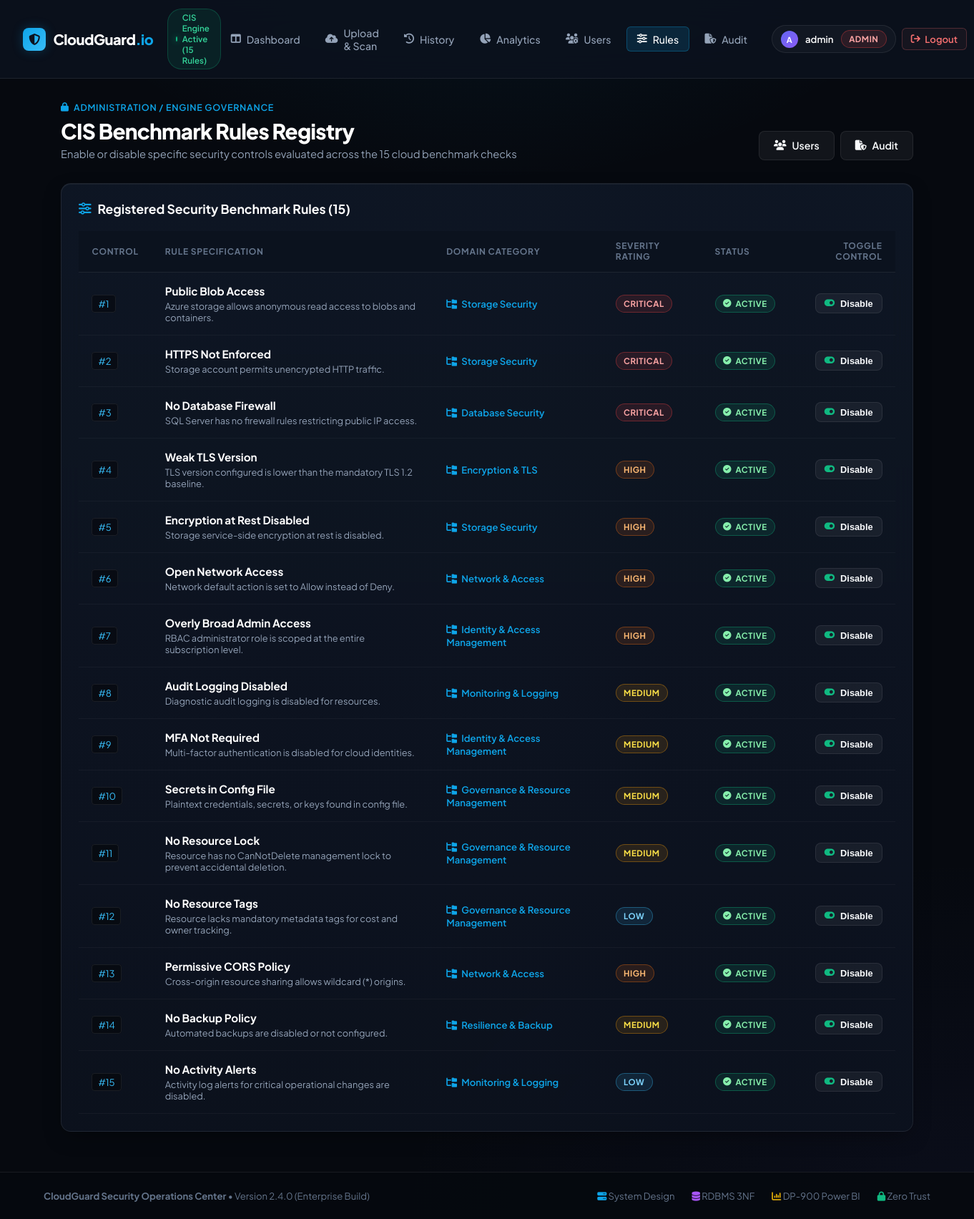
/admin/rules (signed in), run on the app's committed database.
### tables this page shows
CREATE TABLE rules (
    rule_id INTEGER PRIMARY KEY AUTOINCREMENT,
    rule_name TEXT NOT NULL,
    description TEXT,
    severity TEXT NOT NULL,
    fix_guidance TEXT,
    is_active INTEGER DEFAULT 1,
    category_id INTEGER REFERENCES rule_categories(category_id)
);

CREATE TABLE rule_categories (
    category_id INTEGER PRIMARY KEY AUTOINCREMENT,
    category_name TEXT NOT NULL
);

### routes/admin.py (the view)
@admin_bp.route("/rules")
@admin_required
def rules():
    db = get_db()
    rules_list = db.execute(
        """SELECT r.*, c.category_name
           FROM rules r
           LEFT JOIN rule_categories c ON r.category_id = c.category_id
           ORDER BY r.rule_id ASC"""
    ).fetchall()
    return render_template("admin/rules.html", rules=rules_list)

### models/db.py (called while the page is built)
def get_db():
    if "db" not in g:
        g.db = sqlite3.connect(current_app.config["DATABASE"])
        g.db.row_factory = sqlite3.Row
        g.db.execute("PRAGMA foreign_keys = ON")
    return g.db

### routes/auth.py (called while the page is built)
def admin_required(f):
    @wraps(f)
    def wrapper(*args, **kwargs):
        if "user_id" not in session:
            flash("Please log in first.", "warning")
            return redirect(url_for("auth.login"))
        if session.get("role") != "admin":
            flash("Admin access required.", "danger")
            return redirect(url_for("scans.dashboard"))
        return f(*args, **kwargs)
    return wrapper

### templates/admin/rules.html (shortened to what this page needs)
{% extends "base.html" %}
{% block content %}
<div class="page-hero">
    <div>
        <div class="breadcrumb">
            <i class="fa-solid fa-lock"></i> Administration / Engine Governance
        </div>
        <h1 class="page-title">CIS Benchmark Rules Registry</h1>
        <p class="page-subtitle">Enable or disable specific security controls evaluated across the 15 cloud benchmark checks</p>
    </div>
    <div style="display: flex; gap: 0.5rem;">
        <a href="{{ url_for('admin.users') }}" class="btn-action btn-ghost"><i class="fa-solid fa-users"></i> Users</a>
        <a href="{{ url_for('admin.audit') }}" class="btn-action btn-ghost"><i class="fa-solid fa-file-shield"></i> Audit</a>
    </div>
</div>
<div class="glass-card">
    <div class="card-title-bar">
        <div class="card-heading">
            <i class="fa-solid fa-sliders" style="color: var(--azure);"></i>
            <span>Registered Security Benchmark Rules ({{ rules|length }})</span>
        </div>
    </div>
    <div class="table-shell">
        <table class="enterprise-table">
            <thead>
                <tr>
                    <th style="width: 70px;">Control</th>
                    <th>Rule Specification</th>
                    <th>Domain Category</th>
                    <th>Severity Rating</th>
                    <th>Status</th>
                    <th style="text-align: right;">Toggle Control</th>
                </tr>
            </thead>
            <tbody>
                {% for r in rules %}
                <tr>
                    <td><span class="code-pill">#{{ r['rule_id'] }}</span></td>
                    <td>
                        <strong style="color: #fff; font-size: 0.95rem;">{{ r['rule_name'] }}</strong>
                        <div style="color: var(--text-secondary); font-size: 0.8rem; margin-top: 0.25rem; max-width: 520px;">
                            {{ r['description'] }}
                        </div>
                    </td>
                    <td>
                        <span style="color: var(--azure); font-size: 0.82rem; font-weight: 600;">
                            <i class="fa-solid fa-folder-tree" style="margin-right: 0.25rem;"></i> {{ r['category_name'] or 'General' }}
                        </span>
                    </td>
                    <td>
                        <span class="status-pill pill-{{ r['severity']|lower }}">
                            {{ r['severity'] }}
                        </span>
                    </td>
                    <td>
                        {% if r['is_active'] == 1 %}
                            <span class="status-pill pill-clean"><i class="fa-solid fa-circle-check"></i> Active</span>
                        {% else %}
                            <span class="status-pill pill-critical"><i class="fa-solid fa-circle-pause"></i> Disabled</span>
                        {% endif %}
                    </td>
                    <td style="text-align: right;">
                        <form action="{{ url_for('admin.toggle_rule', rule_id=r['rule_id']) }}" method="POST" style="display: inline;">
                            {% if r['is_active'] == 1 %}
                                <button type="submit" class="btn-action btn-ghost" style="padding: 0.35rem 0.75rem; font-size: 0.8rem;">
                                    <i class="fa-solid fa-toggle-on" style="color: var(--clean);"></i> Disable
                                </button>
                            {% else %}
                                <button type="submit" class="btn-action btn-azure" style="padding: 0.35rem 0.75rem; font-size: 0.8rem;">
                                    <i class="fa-solid fa-toggle-off"></i> Enable
                                </button>
                            {% endif %}
                        </form>
                    </td>
                </tr>
                {% endfor %}
            </tbody>
        </table>
    </div>
</div>
{% endblock %}

### templates/base.html (shortened to what this page needs)
<!DOCTYPE html>
<html lang="en">
<head>
    <link rel="stylesheet" href="https://cdnjs.cloudflare.com/ajax/libs/font-awesome/6.5.1/css/all.min.css">
        <link rel="stylesheet" href="{{ url_for('static', filename='css/style.css') }}?v=2.4">
</head>
<body>
    <nav class="enterprise-nav">
        <div class="brand-wrapper">
            <a href="{{ url_for('scans.dashboard') if session.get('user_id') else url_for('auth.login') }}" class="brand-logo">
                <div class="logo-shield">
                    <i class="fa-solid fa-shield-halved"></i>
                </div>
                <span>CloudGuard<span style="color: var(--azure);">.io</span></span>
            </a>
            <div class="status-beacon">
                <span>CIS Engine Active (15 Rules)</span>
            </div>
        </div>
        <ul class="nav-menu">
            {% if session.get('user_id') %}
                <li>
                    <a href="{{ url_for('scans.dashboard') }}" class="nav-link {% if request.endpoint == 'scans.dashboard' %}active{% endif %}">
                        <i class="fa-solid fa-table-columns"></i> Dashboard
                    </a>
                </li>
                <li>
                    <a href="{{ url_for('scans.upload') }}" class="nav-link {% if request.endpoint == 'scans.upload' %}active{% endif %}">
                        <i class="fa-solid fa-cloud-arrow-up"></i> Upload & Scan
                    </a>
                </li>
                <li>
                    <a href="{{ url_for('scans.history') }}" class="nav-link {% if request.endpoint == 'scans.history' %}active{% endif %}">
                        <i class="fa-solid fa-clock-rotate-left"></i> History
                    </a>
                </li>
                <li>
                    <a href="{{ url_for('analytics.analytics') }}" class="nav-link {% if request.endpoint == 'analytics.analytics' %}active{% endif %}">
                        <i class="fa-solid fa-chart-pie"></i> Analytics
                    </a>
                </li>
                {% if session.get('role') == 'admin' %}
                    <li>
                        <a href="{{ url_for('admin.users') }}" class="nav-link {% if request.endpoint == 'admin.users' %}active{% endif %}">
                            <i class="fa-solid fa-users-gear"></i> Users
                        </a>
                    </li>
                    <li>
                        <a href="{{ url_for('admin.rules') }}" class="nav-link {% if request.endpoint == 'admin.rules' %}active{% endif %}">
                            <i class="fa-solid fa-sliders"></i> Rules
                        </a>
                    </li>
                    <li>
                        <a href="{{ url_for('admin.audit') }}" class="nav-link {% if request.endpoint == 'admin.audit' %}active{% endif %}">
                            <i class="fa-solid fa-file-shield"></i> Audit
                        </a>
                    </li>
                {% endif %}
                <li style="margin-left: 0.75rem;">
                    <div class="user-profile-chip">
                        <div class="user-avatar">
                            {{ session.get('email', 'U')[0]|upper }}
                        </div>
                        <span style="color: #fff; font-weight: 600;">{{ session.get('email', '').split('@')[0] }}</span>
                        <span class="status-pill {% if session.get('role') == 'admin' %}pill-critical{% elif session.get('role') == 'analyst' %}pill-high{% else %}pill-low{% endif %}">
                            {{ session.get('role') }}
                        </span>
                    </div>
                </li>
                <li>
                    <a href="{{ url_for('auth.logout') }}" class="btn-signout">
                        <i class="fa-solid fa-arrow-right-from-bracket"></i> Logout
                    </a>
                </li>
            {% endif %}
        </ul>
    </nav>
    <main class="app-container">
        {% block content %}{% endblock %}
    </main>
    <footer class="enterprise-footer">
        <div style="display: flex; justify-content: space-between; align-items: center; max-width: 1240px; margin: 0 auto; flex-wrap: wrap; gap: 1rem;">
            <div>
                <strong>CloudGuard Security Operations Center</strong> &bull; Version 2.4.0 (Enterprise Build)
            </div>
            <div style="display: flex; gap: 1.5rem;">
                <span><i class="fa-solid fa-server" style="color: var(--azure);"></i> System Design</span>
                <span><i class="fa-solid fa-database" style="color: #a855f7;"></i> RDBMS 3NF</span>
                <span><i class="fa-solid fa-chart-column" style="color: #eab308;"></i> DP-900 Power BI</span>
                <span><i class="fa-solid fa-lock" style="color: var(--clean);"></i> Zero Trust</span>
            </div>
        </div>
    </footer>
</body>
</html>

### data on the page
rules: rule_id "1", rule_name "Public Blob Access", description "Azure storage allows anonymous read access to blobs and containers.", category_name "Storage Security", severity "CRITICAL", is_active 1 (drawn)
rules: rule_id "2", rule_name "HTTPS Not Enforced", description "Storage account permits unencrypted HTTP traffic.", category_name "Storage Security", severity "CRITICAL", is_active 1 (drawn)
rules: rule_id "3", rule_name "No Database Firewall", description "SQL Server has no firewall rules restricting public IP access.", category_name "Database Security", severity "CRITICAL", is_active 1 (drawn)
rules: rule_id "4", rule_name "Weak TLS Version", description "TLS version configured is lower than the mandatory TLS 1.2 baseline.", category_name "Encryption & TLS", severity "HIGH", is_active 1 (drawn)
rules: rule_id "5", rule_name "Encryption at Rest Disabled", description "Storage service-side encryption at rest is disabled.", category_name "Storage Security", severity "HIGH", is_active 1 (drawn)
rules: rule_id "6", rule_name "Open Network Access", description "Network default action is set to Allow instead of Deny.", category_name "Network & Access", severity "HIGH", is_active 1 (drawn)
rules: rule_id "7", rule_name "Overly Broad Admin Access", description "RBAC administrator role is scoped at the entire subscription level.", category_name "Identity & Access Management", severity "HIGH", is_active 1 (drawn)
rules: rule_id "8", rule_name "Audit Logging Disabled", description "Diagnostic audit logging is disabled for resources.", category_name "Monitoring & Logging", severity "MEDIUM", is_active 1 (drawn)
rules: rule_id "9", rule_name "MFA Not Required", description "Multi-factor authentication is disabled for cloud identities.", category_name "Identity & Access Management", severity "MEDIUM", is_active 1 (drawn)
rules: rule_id "10", rule_name "Secrets in Config File", description "Plaintext credentials, secrets, or keys found in config file.", category_name "Governance & Resource Management", severity "MEDIUM", is_active 1 (drawn)
rules: rule_id "11", rule_name "No Resource Lock", description "Resource has no CanNotDelete management lock to prevent accidental deletion.", category_name "Governance & Resource Management", severity "MEDIUM", is_active 1 (drawn)
rules: rule_id "12", rule_name "No Resource Tags", description "Resource lacks mandatory metadata tags for cost and owner tracking.", category_name "Governance & Resource Management", severity "LOW", is_active 1 (drawn)
rules: rule_id "13", rule_name "Permissive CORS Policy", description "Cross-origin resource sharing allows wildcard (*) origins.", category_name "Network & Access", severity "HIGH", is_active 1 (drawn)
rules: rule_id "14", rule_name "No Backup Policy", description "Automated backups are disabled or not configured.", category_name "Resilience & Backup", severity "MEDIUM", is_active 1 (drawn)
rules: rule_id "15", rule_name "No Activity Alerts", description "Activity log alerts for critical operational changes are disabled.", category_name "Monitoring & Logging", severity "LOW", is_active 1 (drawn)

### other printed values
{{ session.get('email', 'U')[0]|upper }} "A"
{{ session.get('email', '').split('@')[0] }} "admin"
{{ session.get('role') }} "ADMIN"
{{ rules|length }} "15"
